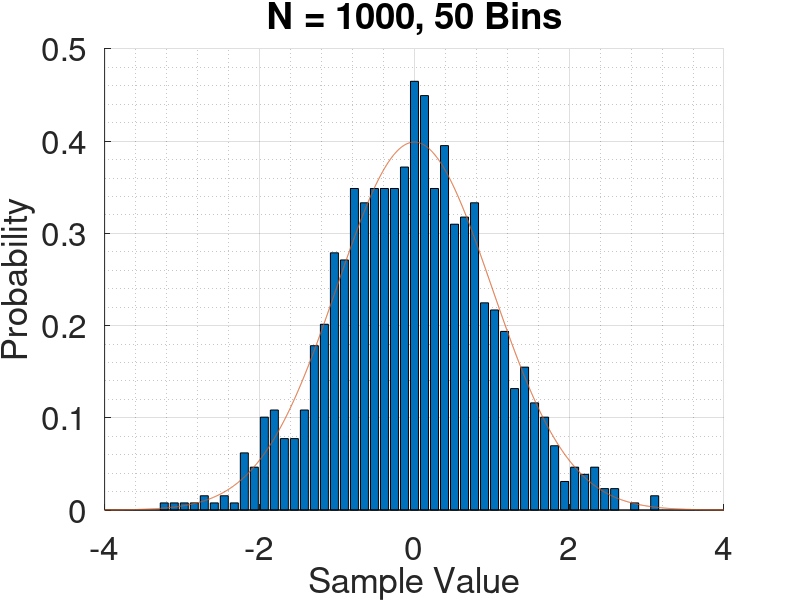

Write the MATLAB code that produced this figure.
clear all

% set default seed
rng default

% length of sequence
N =  1000;

% number of bins for histogram
bins = 50;

% generate time series as row vector
x = randn(1, N);

% compute histogram
[a,b]= hist(x,bins);

% normalise by number of samples
a = a/trapz(b,a);

% theoretical pdf for comparison
x = linspace(-4, 4, 2^12);
y = normpdf(x, 0, 1);

% colour of theoretical pdf
red = [0.8500 0.3250 0.0980];

% plot estimated pdf and theoretical pdf
hold on
bar(b, a);
plot(x, y, 'Color', red);
hold off

% graphing settings
str = sprintf('N = %d, %d Bins', N, bins);
title(str, 'FontSize', 40); 
xlabel('\fontsize{35}Sample Value');
ylabel('\fontsize{35}Probability'); 
 
grid on
grid minor


a = get(gca, 'XTickLabel');
set(gca, 'XTickLabel', a, 'fontsize', 24);

